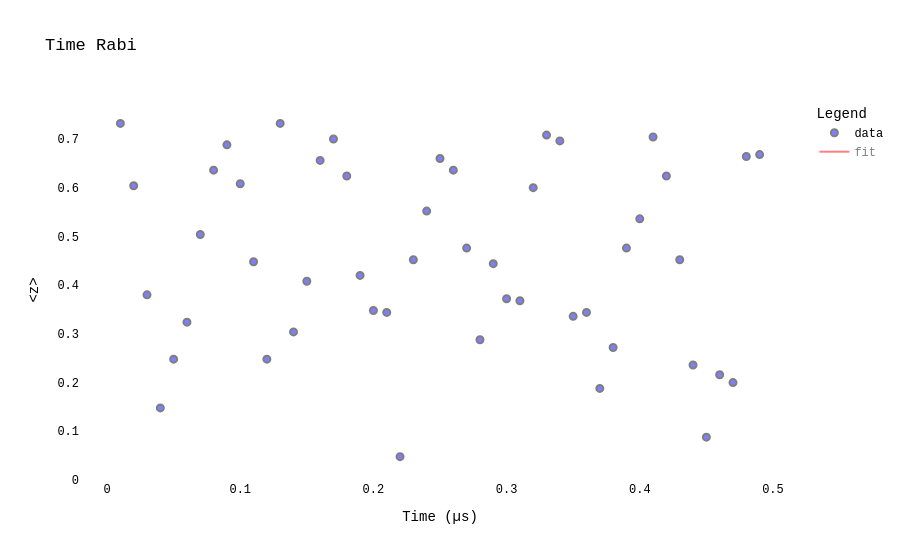

Write notebook code for a chart like this one.
### Code cell
rabi = NormalisedRabi(dut_qubit=dut, step=0.01, stop=0.5, amp=c1['X'].amp, update=True)

### Figure 1 — Plotly figure (JSON) as saved in the notebook; plotly's stock layout.template omitted (floating-point values rounded to 4 significant figures; data arrays with more than 128 entries replaced by an {"elided": "..."} marker saying what was removed)
{"data": [{"marker": {"color": "Blue", "line": {"color": "Black", "width": 2}, "opacity": 0.5, "size": 7}, "mode": "markers", "name": "data", "type": "scatter", "x": [0.01, 0.02, 0.03, 0.04, 0.05, 0.06, 0.07, 0.08, 0.09, 0.1, 0.11, 0.12, 0.13, 0.14, 0.15, 0.16, 0.17, 0.18, 0.19, 0.2, 0.21, 0.22, 0.23, 0.24, 0.25, 0.26, 0.27, 0.28, 0.29, 0.3, 0.31, 0.32, 0.33, 0.34, 0.35, 0.36, 0.37, 0.38, 0.39, 0.4, 0.41, 0.42, 0.43, 0.44, 0.45, 0.46, 0.47, 0.48, 0.49], "y": [0.732, 0.604, 0.38, 0.148, 0.248, 0.324, 0.504, 0.636, 0.688, 0.608, 0.448, 0.248, 0.732, 0.304, 0.408, 0.656, 0.7, 0.624, 0.42, 0.348, 0.344, 0.048, 0.452, 0.552, 0.66, 0.636, 0.476, 0.288, 0.444, 0.372, 0.368, 0.6, 0.708, 0.696, 0.336, 0.344, 0.188, 0.272, 0.476, 0.536, 0.704, 0.624, 0.452, 0.236, 0.088, 0.216, 0.2, 0.664, 0.668]}, {"line": {"color": "Red"}, "mode": "lines", "name": "fit", "type": "scatter", "visible": "legendonly", "x": {"elided": "245 float values"}, "y": {"elided": "245 float values"}}], "layout": {"font": {"color": "Black", "family": "Courier New, monospace", "size": 12}, "legend": {"title": {"text": "Legend"}}, "plot_bgcolor": "white", "title": {"text": "Time Rabi"}, "xaxis": {"title": {"text": "Time (µs)"}}, "yaxis": {"title": {"text": "<z>"}}}}
